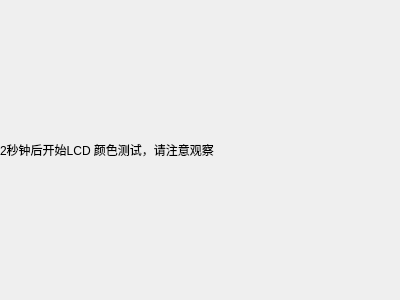
<?xml version="1.0" encoding="UTF-8"?>
<ui version="4.0">
 <class>TestLCDColorPage</class>
 <widget class="QWidget" name="TestLCDColorPage">
  <property name="geometry">
   <rect>
    <x>0</x>
    <y>0</y>
    <width>400</width>
    <height>300</height>
   </rect>
  </property>
  <property name="windowTitle">
   <string>Form</string>
  </property>
  <property name="autoFillBackground">
   <bool>true</bool>
  </property>
  <layout class="QVBoxLayout" name="verticalLayout">
   <property name="spacing">
    <number>0</number>
   </property>
   <property name="margin">
    <number>0</number>
   </property>
   <item>
    <widget class="QLabel" name="info">
     <property name="text">
      <string>2秒钟后开始LCD 颜色测试，请注意观察</string>
     </property>
    </widget>
   </item>
  </layout>
 </widget>
 <resources/>
 <connections/>
</ui>
